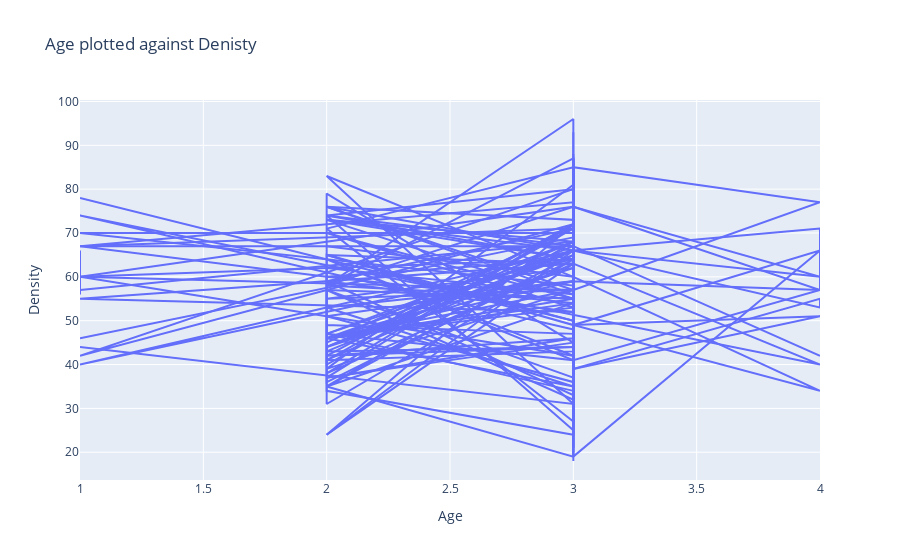
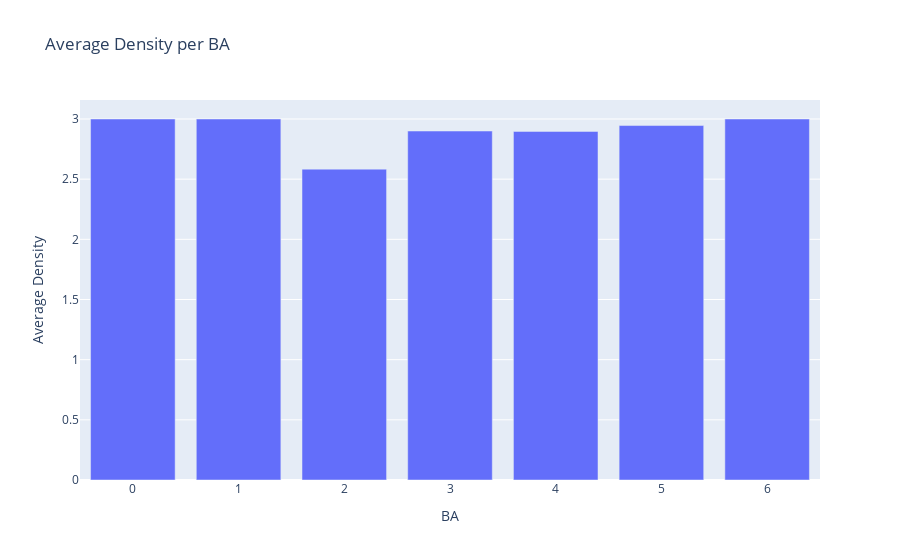

Here is the notebook cell these charts were saved with, in order:
### Code cell
# TASK 2 : plot the data (//nog niet klaar)

y = DATA['Age']
x = DATA['Density']

fig1 = px.line(x=x, y=y, labels={'x': 'Age', 'y': 'Density'}, title='Age plotted against Denisty')
fig1.show()


density_average =  DATA.groupby('BA', as_index=False)['Density'].mean()

barfig1 = px.bar(density_average, x='BA', y='Density', labels={'Density': 'Average Density'}, title='Average Density per BA')
barfig1.show()

### Figure 1 — Plotly figure (JSON) as saved in the notebook; plotly's stock layout.template omitted (floating-point values rounded to 4 significant figures; data arrays with more than 128 entries replaced by an {"elided": "..."} marker saying what was removed)
{"data": [{"hovertemplate": "Age=%{x}<br>Density=%{y}<extra></extra>", "legendgroup": "", "line": {"color": "#636efa", "dash": "solid"}, "marker": {"symbol": "circle"}, "mode": "lines", "name": "", "orientation": "v", "showlegend": false, "type": "scatter", "x": {"elided": "961 int values"}, "xaxis": "x", "y": {"elided": "961 int values"}, "yaxis": "y"}], "layout": {"legend": {"tracegroupgap": 0}, "title": {"text": "Age plotted against Denisty"}, "xaxis": {"anchor": "y", "domain": [0, 1], "title": {"text": "Age"}}, "yaxis": {"anchor": "x", "domain": [0, 1], "title": {"text": "Density"}}}}

### Figure 2 — Plotly figure (JSON) as saved in the notebook; plotly's stock layout.template omitted (floating-point values rounded to 4 significant figures)
{"data": [{"alignmentgroup": "True", "hovertemplate": "BA=%{x}<br>Average Density=%{y}<extra></extra>", "legendgroup": "", "marker": {"color": "#636efa", "pattern": {"shape": ""}}, "name": "", "offsetgroup": "", "orientation": "v", "showlegend": false, "textposition": "auto", "type": "bar", "x": [0, 1, 2, 3, 4, 5, 6], "xaxis": "x", "y": [3, 3, 2.583, 2.9, 2.897, 2.946, 3], "yaxis": "y"}], "layout": {"barmode": "relative", "legend": {"tracegroupgap": 0}, "title": {"text": "Average Density per BA"}, "xaxis": {"anchor": "y", "domain": [0, 1], "title": {"text": "BA"}}, "yaxis": {"anchor": "x", "domain": [0, 1], "title": {"text": "Average Density"}}}}
